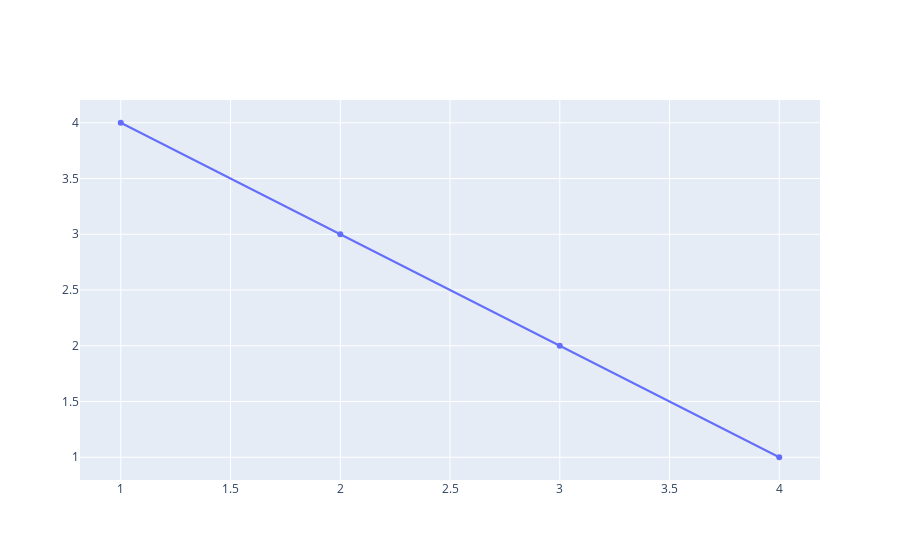

This figure's notebook cell:
### Markdown cell above
## Line Chart
A line chart is a graphical representation of data that displays points connected by straight line segments. It's commonly used to show trends over time or compare multiple data sets.

### Code cell
import plotly.graph_objects as go

# creating simple line chart
fig=go.Figure()
fig.add_trace(go.Scatter(x=[1,2,3,4],y=[4,3,2,1]))
fig.show()

### Figure 1 — Plotly figure (JSON) as saved in the notebook; plotly's stock layout.template omitted (floating-point values rounded to 4 significant figures)
{"data": [{"type": "scatter", "x": [1, 2, 3, 4], "y": [4, 3, 2, 1]}], "layout": {}}
